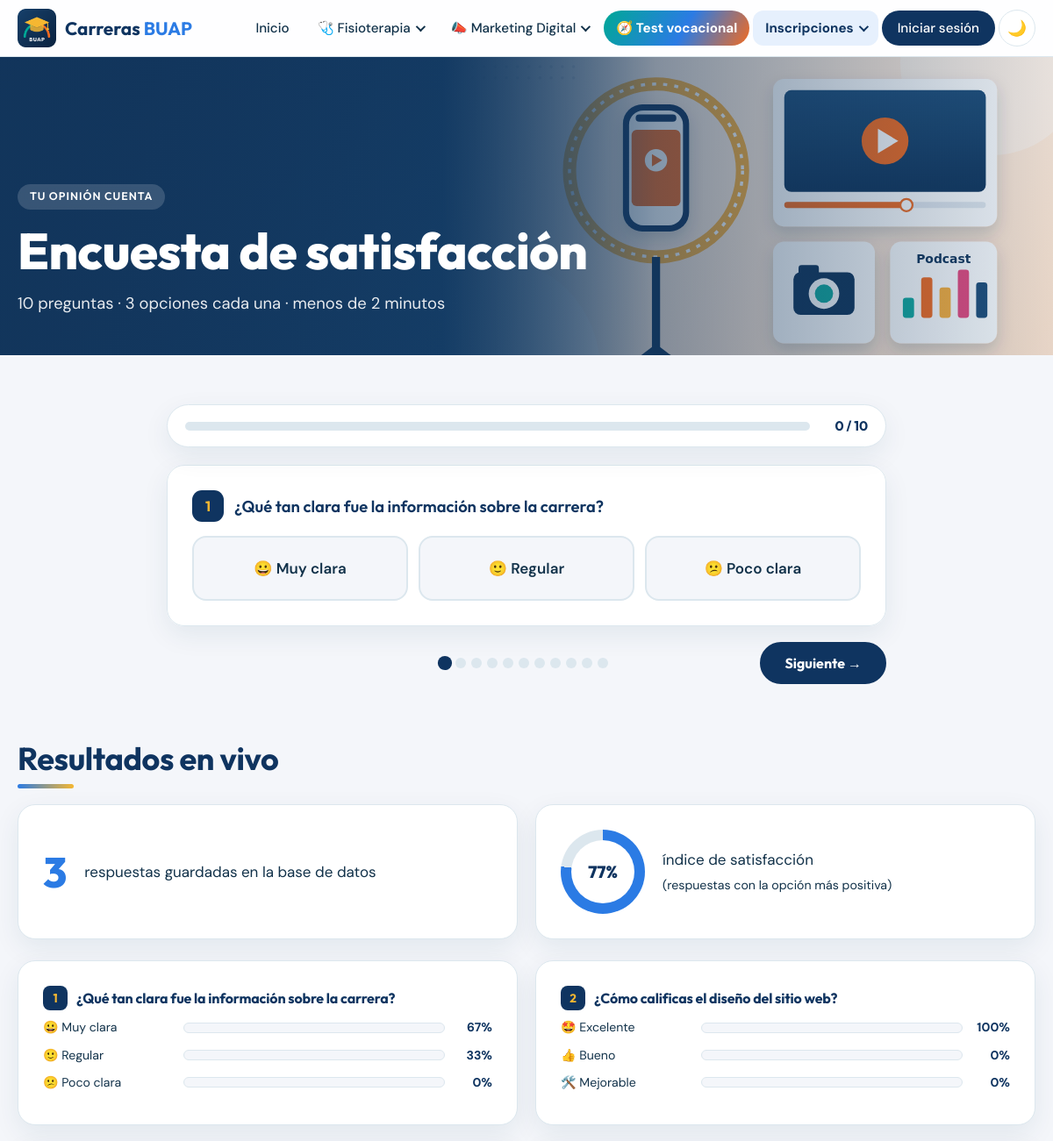
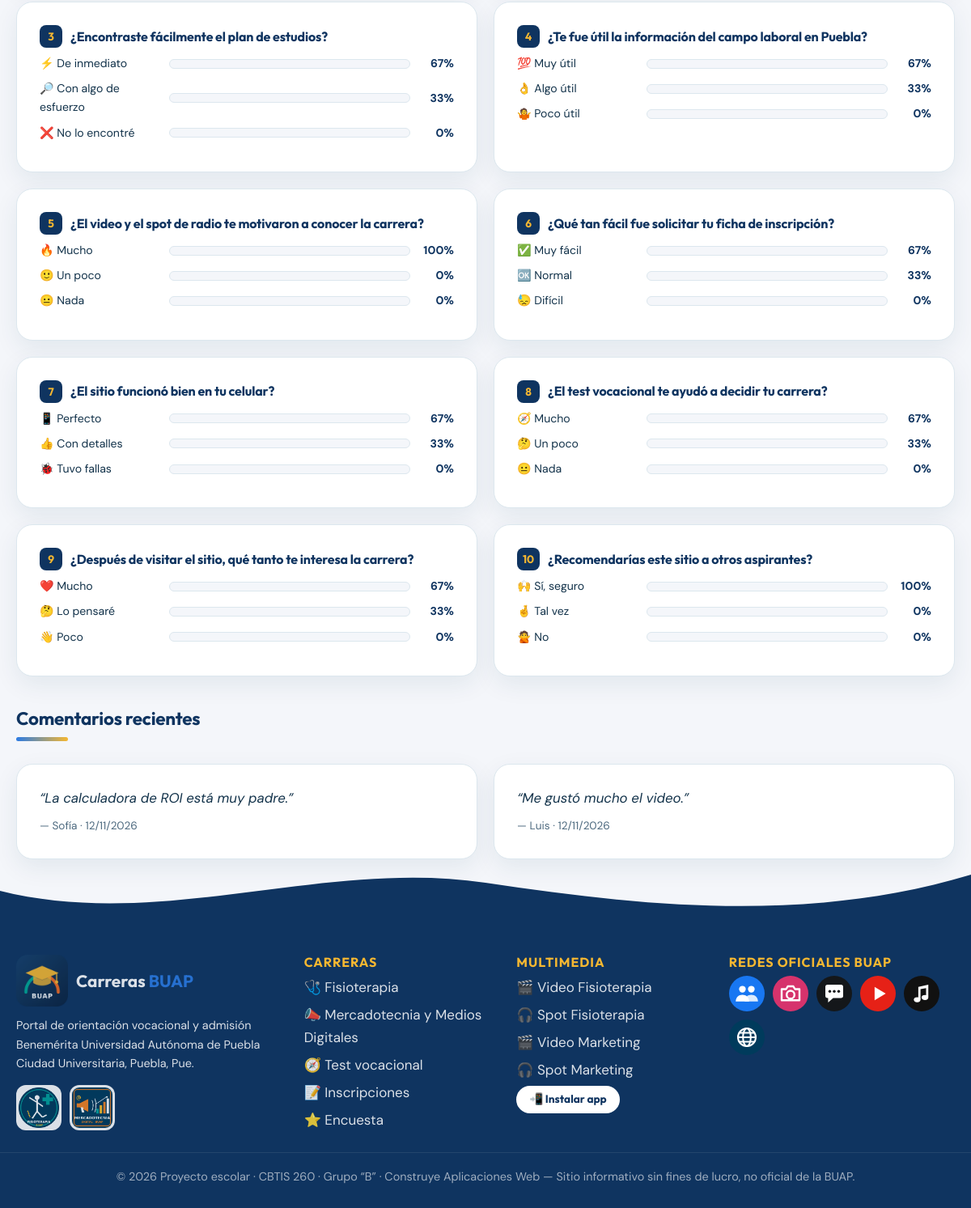
The page /encuesta.php on the database its author committed (2 pictures, top to bottom).
### tables this page shows
CREATE TABLE pwa_encuestas (
  id          INT UNSIGNED NOT NULL AUTO_INCREMENT,
  carrera_id  TINYINT UNSIGNED NULL,
  nombre      VARCHAR(100) NOT NULL DEFAULT 'Anónimo',
  p1 TINYINT UNSIGNED NOT NULL, p2 TINYINT UNSIGNED NOT NULL, p3 TINYINT UNSIGNED NOT NULL,
  p4 TINYINT UNSIGNED NOT NULL, p5 TINYINT UNSIGNED NOT NULL, p6 TINYINT UNSIGNED NOT NULL,
  p7 TINYINT UNSIGNED NOT NULL, p8 TINYINT UNSIGNED NOT NULL, p9 TINYINT UNSIGNED NOT NULL,
  p10 TINYINT UNSIGNED NOT NULL,
  comentario  VARCHAR(500) NULL,
  creado      DATETIME NOT NULL,
  PRIMARY KEY (id)
);

### includes/auth.php (called while the page is built, shortened)
<?php
require_once __DIR__ . '/db.php';
function e($texto): string
{
    return htmlspecialchars((string)($texto ?? ''), ENT_QUOTES, 'UTF-8');
}

### includes/db.php (called while the page is built, shortened)
<?php
function db(): PDO
{
    static $pdo = null;
    if ($pdo instanceof PDO) {
        return $pdo;
    }
    $opciones = [
        PDO::ATTR_ERRMODE            => PDO::ERRMODE_EXCEPTION,
        PDO::ATTR_DEFAULT_FETCH_MODE => PDO::FETCH_ASSOC,
        PDO::ATTR_EMULATE_PREPARES   => false,
    ];
    try {
        if (DB_DRIVER === 'sqlite') {
            $pdo = new PDO('sqlite:' . DB_NAME, null, null, $opciones);
        } else {
            $dsn = 'mysql:host=' . DB_HOST . ';port=' . DB_PORT . ';dbname=' . DB_NAME . ';charset=utf8mb4';
            $pdo = new PDO($dsn, DB_USER, DB_PASS, $opciones);
        }
    } catch (PDOException $ex) {
        error_log('Error de conexión: ' . $ex->getMessage());
        http_response_code(500);
        $titulo = 'Sin conexión a la base de datos';
        include __DIR__ . '/error_db.php';
        exit;
    }
    return $pdo;
}
function q(string $sql, array $params = []): PDOStatement
{
    $st = db()->prepare($sql);
    $st->execute($params);
    return $st;
}

### encuesta.php (the view, shortened to what this page needs)
<?php
require_once __DIR__ . '/includes/auth.php';
$PREGUNTAS = [
    ['¿Qué tan clara fue la información sobre la carrera?',            ['😀 Muy clara', '🙂 Regular', '😕 Poco clara']],
    ['¿Cómo calificas el diseño del sitio web?',                        ['🤩 Excelente', '👍 Bueno', '🛠️ Mejorable']],
    ['¿Encontraste fácilmente el plan de estudios?',                    ['⚡ De inmediato', '🔎 Con algo de esfuerzo', '❌ No lo encontré']],
    ['¿Te fue útil la información del campo laboral en Puebla?',       ['💯 Muy útil', '👌 Algo útil', '🤷 Poco útil']],
    ['¿El video y el spot de radio te motivaron a conocer la carrera?', ['🔥 Mucho', '🙂 Un poco', '😐 Nada']],
    ['¿Qué tan fácil fue solicitar tu ficha de inscripción?',           ['✅ Muy fácil', '🆗 Normal', '😓 Difícil']],
    ['¿El sitio funcionó bien en tu celular?',                          ['📱 Perfecto', '👍 Con detalles', '🐞 Tuvo fallas']],
    ['¿El test vocacional te ayudó a decidir tu carrera?',            ['🧭 Mucho', '🤔 Un poco', '😐 Nada']],
    ['¿Después de visitar el sitio, qué tanto te interesa la carrera?', ['❤️ Mucho', '🤔 Lo pensaré', '👋 Poco']],
    ['¿Recomendarías este sitio a otros aspirantes?',                   ['🙌 Sí, seguro', '🤞 Tal vez', '🙅 No']],
];
$cols = [];
for ($i = 1; $i <= 10; $i++) {
    for ($k = 1; $k <= 3; $k++) $cols[] = "SUM(CASE WHEN p$i = $k THEN 1 ELSE 0 END) AS p{$i}_$k";
}
$res = q('SELECT COUNT(*) AS total, ' . implode(', ', $cols) . ' FROM pwa_encuestas')->fetch();
$total = (int)$res['total'];
$positivas = 0;
for ($i = 1; $i <= 10; $i++) $positivas += (int)$res["p{$i}_1"];
$indice = $total ? round($positivas * 100 / ($total * 10)) : 0;
$comentarios = q("SELECT nombre, comentario, creado FROM pwa_encuestas WHERE comentario IS NOT NULL AND comentario <> '' ORDER BY id DESC LIMIT 4")->fetchAll();
require __DIR__ . '/includes/header.php';
?>
<section class="contenedor encuesta-zona">
  <form method="post" class="encuesta" id="encuesta" novalidate>
    <div class="enc-progreso" aria-hidden="true"><div><i id="encBarra"></i></div><span id="encTexto">0 / 10</span></div>
    <div class="enc-pasos" id="encPasos">
      <?php foreach ($PREGUNTAS as $i => [$texto, $ops]): $n = $i + 1; ?>
      <fieldset class="pregunta tarjeta" data-paso="<?= $n ?>">
        <legend><span class="nro"><?= $n ?></span><?= e($texto) ?></legend>
        <div class="opciones">
          <?php foreach ($ops as $k => $op): ?>
          <label class="opcion">
            <span><?= e($op) ?></span>
          </label>
          <?php endforeach; ?>
        </div>
      </fieldset>
      <?php endforeach; ?>
    </div>
    <div class="enc-nav" id="encNav" hidden>
      <div class="enc-puntos" id="encPuntos"></div>
      <button type="button" class="btn" id="encSiguiente">Siguiente →</button>
    </div>
  </form>
</section>
<section class="contenedor" id="resultados">
  <div class="cabecera-sec">
    <h2 class="titulo-sec">Resultados en vivo</h2>
  </div>
  <div class="resumen-enc">
    <div class="tarjeta"><b class="contador" data-meta="<?= $total ?>"><?= $total ?></b><span>respuestas guardadas en la base de datos</span></div>
    <div class="tarjeta indice">
      <div class="dona" style="--p:<?= $indice ?>"><b><?= $indice ?>%</b></div>
      <span>índice de satisfacción<br><small>(respuestas con la opción más positiva)</small></span>
    </div>
  </div>
  <div class="grid-2 resultados-lista">
    <?php foreach ($PREGUNTAS as $i => [$texto, $ops]): $n = $i + 1; ?>
    <div class="tarjeta resultado">
      <h4><span class="nro"><?= $n ?></span><?= e($texto) ?></h4>
      <?php foreach ($ops as $k => $op): $c = (int)$res["p{$n}_" . ($k + 1)]; $pct = $total ? round($c * 100 / $total) : 0; ?>
        <div class="barra-res"><span><?= e($op) ?></span><div><i style="--w:<?= $pct ?>%"></i></div><b><?= $pct ?>%</b></div>
      <?php endforeach; ?>
    </div>
    <?php endforeach; ?>
  </div>
  <?php if ($comentarios): ?>
  <h3 class="titulo-sec chico">Comentarios recientes</h3>
  <div class="grid-2">
    <?php foreach ($comentarios as $c): ?>
      <blockquote class="tarjeta comentario">“<?= e($c['comentario']) ?>”<cite>— <?= e($c['nombre']) ?> · <?= e(date('d/m/Y', strtotime($c['creado']))) ?></cite></blockquote>
    <?php endforeach; ?>
  </div>
  <?php endif; ?>
</section>
<?php require __DIR__ . '/includes/footer.php'; ?>

### rows shown on the page
pwa_encuestas: comentario "La calculadora de ROI está muy padre.", nombre "Sofía", creado "12/11/2026"
pwa_encuestas: comentario "Me gustó mucho el video.", nombre "Luis", creado "12/11/2026"

### other values the page prints
$cc['icono'] "🩺"
$cc['corto'] "Fisioterapia"
$cc['icono'] "📣"
$cc['corto'] "Marketing Digital"
$banner['etiqueta'] "TU OPINIÓN CUENTA"
$banner['titulo'] "Encuesta de satisfacción"
$banner['sub'] "10 preguntas · 3 opciones cada una · menos de 2 minutos"
$n "1"
$texto "¿Qué tan clara fue la información sobre la carrera?"
$op "😀 Muy clara"
$op "🙂 Regular"
$op "😕 Poco clara"
$total "3"
$indice "77"
$pct "67"
